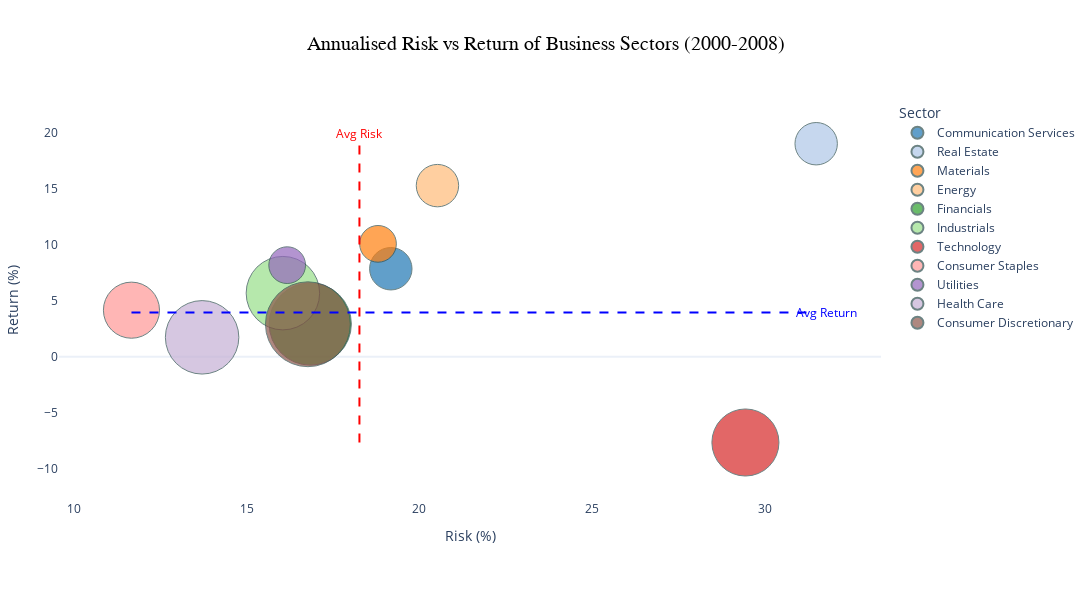

The notebook cell saved with this chart:
### Markdown cell above
The analysis of business sector performance between 2000 and 2008 reveals notable disparities among sectors. Real Estate and Energy emerged as the best-performing sectors during this period. The strong performance of Real Estate can be attributed to the formation of the real estate bubble, characterised by surging property prices and speculative investment, fueled by lax lending practices and a booming housing market. Similarly, the Energy sector thrived as the expanding global economy drove increased demand for oil and other energy resources, leading to higher prices and profitability for energy companies. In contrast, the Technology sector faced significant challenges, reflecting the aftermath of the dot-com bubble burst in the early 2000s. This collapse led to a sharp decline in technology stock valuations and a prolonged recovery period, suppressing overall sector performance.

### Code cell
# Filter data for Era 1
era1_bubble_data = full_data_with_market_cap[full_data_with_market_cap['Period'] == '2000-2008'].dropna(subset=['Risk', 'Return', 'Market Cap (Trillion USD)'])

# Multiply 'Risk' and 'Return' by 100 to convert from decimal to percentage
era1_bubble_data['Risk'] = era1_bubble_data['Risk'] * 100
era1_bubble_data['Return'] = era1_bubble_data['Return'] * 100

# Create scatter plot using Plotly Express with Risk on x-axis and Return on y-axis
fig = px.scatter(
    era1_bubble_data,
    x="Risk",  # Risk on x-axis
    y="Return",  # Return on y-axis
    size="Market Cap (Trillion USD)",  # Map Market Cap to bubble size
    size_max=60,  # Adjust maximum bubble size for better visualization
    color="Sector",
    color_discrete_map=sector_colors_hex,  # Map sectors to their assigned colors
    hover_name="Sector",
    hover_data={
        "Return": ':.0f',  # Display Return as full number without decimals
        "Risk": ':.0f',    # Display Risk as full number without decimals
        "Market Cap (Trillion USD)": ':.2f'  # Keep Market Cap with two decimals
    },
    title="Annualised Risk vs Return of Business Sectors (2000-2008)",
    labels={
        "Return": "Return (%)",
        "Risk": "Risk (%)",
        "Market Cap (Trillion USD)": "Market Cap (Trillion USD)"
    },
    template="plotly_white",  # Use a clean white background
    width=1200,
    height=600  # Set the plot height to 600 pixels
)

# Customize marker appearance for better visibility
fig.update_traces(marker=dict(opacity=0.7, line=dict(width=1, color='DarkSlateGrey')))

# Calculate weighted average return and risk using Market Cap as weights
weights = era1_bubble_data['Market Cap (Trillion USD)']
avg_return = np.average(era1_bubble_data['Return'], weights=weights)  # No rounding
avg_risk = np.average(era1_bubble_data['Risk'], weights=weights)      # No rounding

# Add vertical reference line for average risk (red color)
fig.add_shape(
    type="line",
    x0=avg_risk,
    y0=era1_bubble_data['Return'].min(),
    x1=avg_risk,
    y1=era1_bubble_data['Return'].max(),
    line=dict(color="Red", dash="dash"),
)

# Add horizontal reference line for average return (blue color)
fig.add_shape(
    type="line",
    x0=era1_bubble_data['Risk'].min(),
    y0=avg_return,
    x1=era1_bubble_data['Risk'].max(),
    y1=avg_return,
    line=dict(color="Blue", dash="dash"),
)

# Add annotations for the reference lines
fig.add_annotation(
    x=avg_risk,
    y=era1_bubble_data['Return'].max(),
    text="Avg Risk",
    showarrow=False,
    yshift=10,
    font=dict(color="Red")
)

fig.add_annotation(
    x=era1_bubble_data['Risk'].max(),
    y=avg_return,
    text="Avg Return",
    showarrow=False,
    xshift=10,
    font=dict(color="Blue")
)

# Update layout to remove grid lines, set axis titles, and center the title
fig.update_layout(
    legend_title_text='Sector',
    xaxis=dict(
        title='Risk (%)',
        showgrid=False  # Remove x-axis grid lines
    ),
    yaxis=dict(
        title='Return (%)',
        showgrid=False  # Remove y-axis grid lines
    ),
    plot_bgcolor='white',  # Ensure background is white
    title_x=0.5,  # Center the title
    title_font=dict(size=20, family='Arial', color='black'),  # Optional: Customize title font
    legend=dict(
        title_font_size=14,
        font_size=12
    ),
    margin=dict(t=100, l=40, r=40, b=100)  # Optional: Adjust margins if necessary
)

# Optional: Format hover information to display full numbers without decimals
hover_template = (
    "<b>%{hovertext}</b><br>" +
    "Return: %{y:.0f}%<br>" +
    "Risk: %{x:.0f}%<br>" +
    "Market Cap: %{marker.size:.2f} Trillion USD"
)
fig.update_traces(hovertemplate=hover_template)

# Display the figure
fig.show()

### Figure 1 — Plotly figure (JSON) as saved in the notebook; plotly's stock layout.template omitted (floating-point values rounded to 4 significant figures)
{"data": [{"customdata": [[0.6]], "hovertemplate": "<b>%{hovertext}</b><br>Return: %{y:.0f}%<br>Risk: %{x:.0f}%<br>Market Cap: %{marker.size:.2f} Trillion USD", "hovertext": ["Communication Services"], "legendgroup": "Communication Services", "marker": {"color": "#1f77b4", "line": {"color": "DarkSlateGrey", "width": 1}, "opacity": 0.7, "size": [0.6], "sizemode": "area", "sizeref": 0.0006667, "symbol": "circle"}, "mode": "markers", "name": "Communication Services", "orientation": "v", "showlegend": true, "type": "scatter", "x": [19.18], "xaxis": "x", "y": [7.863], "yaxis": "y"}, {"customdata": [[0.6]], "hovertemplate": "<b>%{hovertext}</b><br>Return: %{y:.0f}%<br>Risk: %{x:.0f}%<br>Market Cap: %{marker.size:.2f} Trillion USD", "hovertext": ["Real Estate"], "legendgroup": "Real Estate", "marker": {"color": "#aec7e8", "line": {"color": "DarkSlateGrey", "width": 1}, "opacity": 0.7, "size": [0.6], "sizemode": "area", "sizeref": 0.0006667, "symbol": "circle"}, "mode": "markers", "name": "Real Estate", "orientation": "v", "showlegend": true, "type": "scatter", "x": [31.49], "xaxis": "x", "y": [19.04], "yaxis": "y"}, {"customdata": [[0.45]], "hovertemplate": "<b>%{hovertext}</b><br>Return: %{y:.0f}%<br>Risk: %{x:.0f}%<br>Market Cap: %{marker.size:.2f} Trillion USD", "hovertext": ["Materials"], "legendgroup": "Materials", "marker": {"color": "#ff7f0e", "line": {"color": "DarkSlateGrey", "width": 1}, "opacity": 0.7, "size": [0.45], "sizemode": "area", "sizeref": 0.0006667, "symbol": "circle"}, "mode": "markers", "name": "Materials", "orientation": "v", "showlegend": true, "type": "scatter", "x": [18.81], "xaxis": "x", "y": [10.09], "yaxis": "y"}, {"customdata": [[0.6]], "hovertemplate": "<b>%{hovertext}</b><br>Return: %{y:.0f}%<br>Risk: %{x:.0f}%<br>Market Cap: %{marker.size:.2f} Trillion USD", "hovertext": ["Energy"], "legendgroup": "Energy", "marker": {"color": "#ffbb78", "line": {"color": "DarkSlateGrey", "width": 1}, "opacity": 0.7, "size": [0.6], "sizemode": "area", "sizeref": 0.0006667, "symbol": "circle"}, "mode": "markers", "name": "Energy", "orientation": "v", "showlegend": true, "type": "scatter", "x": [20.53], "xaxis": "x", "y": [15.29], "yaxis": "y"}, {"customdata": [[2.25]], "hovertemplate": "<b>%{hovertext}</b><br>Return: %{y:.0f}%<br>Risk: %{x:.0f}%<br>Market Cap: %{marker.size:.2f} Trillion USD", "hovertext": ["Financials"], "legendgroup": "Financials", "marker": {"color": "#2ca02c", "line": {"color": "DarkSlateGrey", "width": 1}, "opacity": 0.7, "size": [2.25], "sizemode": "area", "sizeref": 0.0006667, "symbol": "circle"}, "mode": "markers", "name": "Financials", "orientation": "v", "showlegend": true, "type": "scatter", "x": [16.84], "xaxis": "x", "y": [2.922], "yaxis": "y"}, {"customdata": [[1.8]], "hovertemplate": "<b>%{hovertext}</b><br>Return: %{y:.0f}%<br>Risk: %{x:.0f}%<br>Market Cap: %{marker.size:.2f} Trillion USD", "hovertext": ["Industrials"], "legendgroup": "Industrials", "marker": {"color": "#98df8a", "line": {"color": "DarkSlateGrey", "width": 1}, "opacity": 0.7, "size": [1.8], "sizemode": "area", "sizeref": 0.0006667, "symbol": "circle"}, "mode": "markers", "name": "Industrials", "orientation": "v", "showlegend": true, "type": "scatter", "x": [16.05], "xaxis": "x", "y": [5.682], "yaxis": "y"}, {"customdata": [[1.5]], "hovertemplate": "<b>%{hovertext}</b><br>Return: %{y:.0f}%<br>Risk: %{x:.0f}%<br>Market Cap: %{marker.size:.2f} Trillion USD", "hovertext": ["Technology"], "legendgroup": "Technology", "marker": {"color": "#d62728", "line": {"color": "DarkSlateGrey", "width": 1}, "opacity": 0.7, "size": [1.5], "sizemode": "area", "sizeref": 0.0006667, "symbol": "circle"}, "mode": "markers", "name": "Technology", "orientation": "v", "showlegend": true, "type": "scatter", "x": [29.45], "xaxis": "x", "y": [-7.666], "yaxis": "y"}, {"customdata": [[1.05]], "hovertemplate": "<b>%{hovertext}</b><br>Return: %{y:.0f}%<br>Risk: %{x:.0f}%<br>Market Cap: %{marker.size:.2f} Trillion USD", "hovertext": ["Consumer Staples"], "legendgroup": "Consumer Staples", "marker": {"color": "#ff9896", "line": {"color": "DarkSlateGrey", "width": 1}, "opacity": 0.7, "size": [1.05], "sizemode": "area", "sizeref": 0.0006667, "symbol": "circle"}, "mode": "markers", "name": "Consumer Staples", "orientation": "v", "showlegend": true, "type": "scatter", "x": [11.67], "xaxis": "x", "y": [4.16], "yaxis": "y"}, {"customdata": [[0.45]], "hovertemplate": "<b>%{hovertext}</b><br>Return: %{y:.0f}%<br>Risk: %{x:.0f}%<br>Market Cap: %{marker.size:.2f} Trillion USD", "hovertext": ["Utilities"], "legendgroup": "Utilities", "marker": {"color": "#9467bd", "line": {"color": "DarkSlateGrey", "width": 1}, "opacity": 0.7, "size": [0.45], "sizemode": "area", "sizeref": 0.0006667, "symbol": "circle"}, "mode": "markers", "name": "Utilities", "orientation": "v", "showlegend": true, "type": "scatter", "x": [16.18], "xaxis": "x", "y": [8.183], "yaxis": "y"}, {"customdata": [[1.8]], "hovertemplate": "<b>%{hovertext}</b><br>Return: %{y:.0f}%<br>Risk: %{x:.0f}%<br>Market Cap: %{marker.size:.2f} Trillion USD", "hovertext": ["Health Care"], "legendgroup": "Health Care", "marker": {"color": "#c5b0d5", "line": {"color": "DarkSlateGrey", "width": 1}, "opacity": 0.7, "size": [1.8], "sizemode": "area", "sizeref": 0.0006667, "symbol": "circle"}, "mode": "markers", "name": "Health Care", "orientation": "v", "showlegend": true, "type": "scatter", "x": [13.71], "xaxis": "x", "y": [1.734], "yaxis": "y"}, {"customdata": [[2.4]], "hovertemplate": "<b>%{hovertext}</b><br>Return: %{y:.0f}%<br>Risk: %{x:.0f}%<br>Market Cap: %{marker.size:.2f} Trillion USD", "hovertext": ["Consumer Discretionary"], "legendgroup": "Consumer Discretionary", "marker": {"color": "#8c564b", "line": {"color": "DarkSlateGrey", "width": 1}, "opacity": 0.7, "size": [2.4], "sizemode": "area", "sizeref": 0.0006667, "symbol": "circle"}, "mode": "markers", "name": "Consumer Discretionary", "orientation": "v", "showlegend": true, "type": "scatter", "x": [16.78], "xaxis": "x", "y": [2.903], "yaxis": "y"}], "layout": {"annotations": [{"font": {"color": "Red"}, "showarrow": false, "text": "Avg Risk", "x": 18.27, "y": 19.04, "yshift": 10}, {"font": {"color": "Blue"}, "showarrow": false, "text": "Avg Return", "x": 31.49, "xshift": 10, "y": 3.948}], "height": 600, "legend": {"font": {"size": 12}, "itemsizing": "constant", "title": {"font": {"size": 14}, "text": "Sector"}, "tracegroupgap": 0}, "margin": {"b": 100, "l": 40, "r": 40, "t": 100}, "plot_bgcolor": "white", "shapes": [{"line": {"color": "Red", "dash": "dash"}, "type": "line", "x0": 18.27, "x1": 18.27, "y0": -7.666, "y1": 19.04}, {"line": {"color": "Blue", "dash": "dash"}, "type": "line", "x0": 11.67, "x1": 31.49, "y0": 3.948, "y1": 3.948}], "title": {"font": {"color": "black", "family": "Arial", "size": 20}, "text": "Annualised Risk vs Return of Business Sectors (2000-2008)", "x": 0.5}, "width": 1200, "xaxis": {"anchor": "y", "domain": [0, 1], "showgrid": false, "title": {"text": "Risk (%)"}}, "yaxis": {"anchor": "x", "domain": [0, 1], "showgrid": false, "title": {"text": "Return (%)"}}}}
